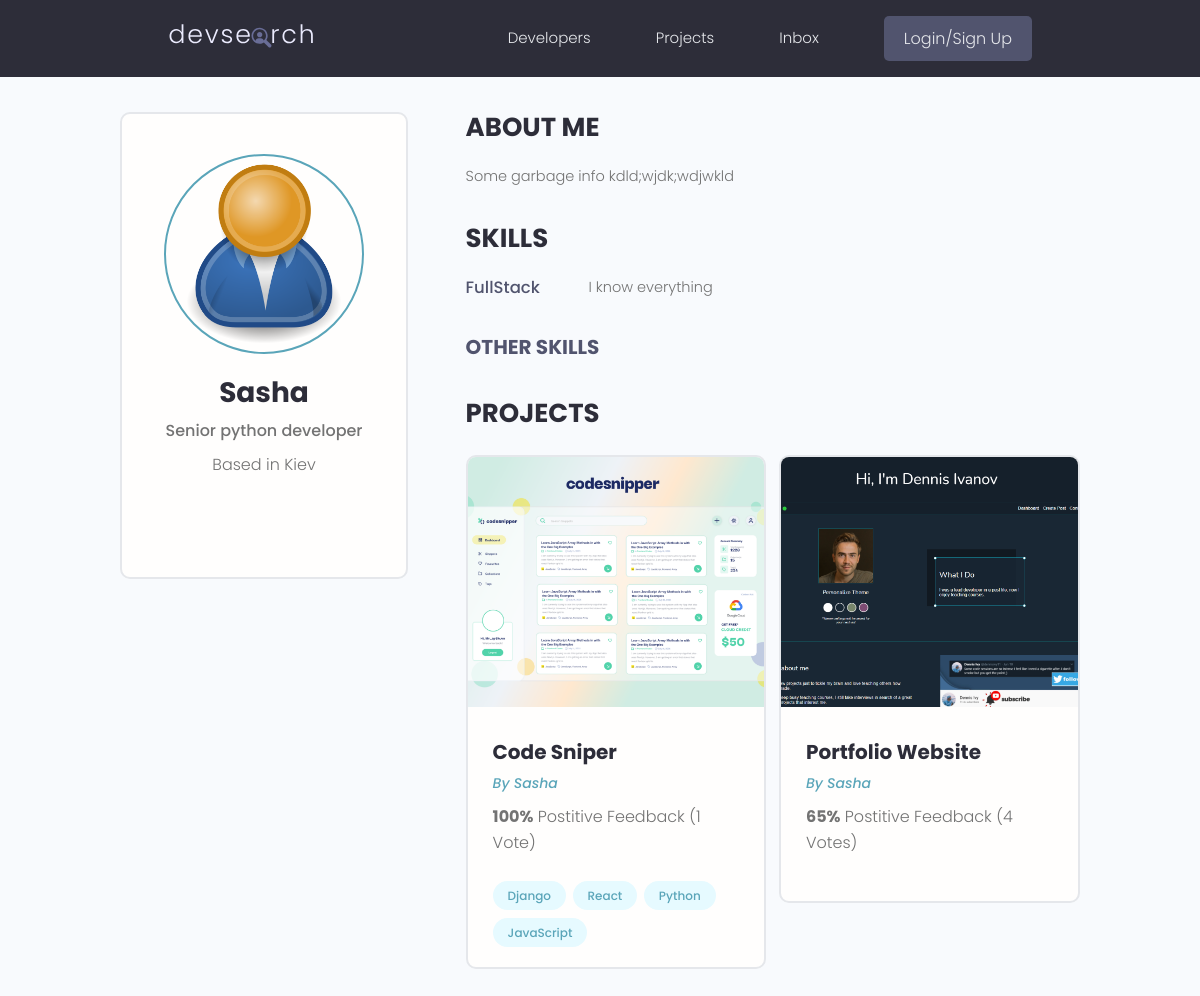
The app's page /profile/d152ceec-690c-4e9a-b702-b06b175854cc/ with its own data.
### users/models.py (models this page shows, shortened)
class Profile(models.Model):
    user = models.OneToOneField(User, on_delete=models.CASCADE, null=True, blank=True)
    name = models.CharField(max_length=200, blank=True, null=True)
    email = models.EmailField(max_length=500, blank=True, null=True)
    username = models.CharField(max_length=200, blank=True, null=True)
    location = models.CharField(max_length=200, blank=True, null=True)
    short_intro = models.CharField(max_length=200, blank=True, null=True)
    bio = models.TextField(blank=True, null=True)
    profile_image = models.ImageField(null = True, blank=True, upload_to='profiles/', default= 'profiles/user-default.png')
    social_github = models.CharField(max_length=200, blank=True, null=True)
    social_stackoverflow = models.CharField(max_length=200, blank=True, null=True)
    social_twitter = models.CharField(max_length=200, blank=True, null=True)
    social_linkedin = models.CharField(max_length=200, blank=True, null=True)
    social_website = models.CharField(max_length=200, blank=True, null=True)
    id = models.UUIDField(default=uuid.uuid4, unique=True, primary_key=True, editable=False)

class Skill(models.Model):
    owner = models.ForeignKey(Profile, on_delete=models.CASCADE, null=True, blank=True)
    name = models.CharField(max_length=200, blank=True, null=True)
    description = models.TextField(blank=True, null=True)
    id = models.UUIDField(default=uuid.uuid4, unique=True, primary_key=True, editable=False)

### projects/models.py (models this page shows, shortened)
class Project(models.Model):
    owner = models.ForeignKey(Profile, null = True, blank=True, on_delete=models.SET_NULL)
    title = models.CharField(max_length=200)
    description = models.TextField(null=True, blank=True)
    featured_image = models.ImageField(null=True, blank=True, default="default.jpg")
    demo_link = models.CharField(max_length=2000, null=True, blank=True)
    source_link = models.CharField(max_length=2000, null=True, blank=True)
    vote_total = models.IntegerField(default=0, null=True, blank=True)
    vote_ratio = models.IntegerField(default=0, null=True, blank=True)
    tags = models.ManyToManyField('Tag', blank=True)
    created = models.DateTimeField(auto_now_add=True)
    id = models.UUIDField(default=uuid.uuid4, unique=True, primary_key=True, editable=False)
    class Meta:
        ordering=['-vote_ratio', '-vote_total', 'title']

class Tag(models.Model):
    name = models.CharField(max_length=200)
    created = models.DateTimeField(auto_now_add=True)
    id = models.UUIDField(default=uuid.uuid4, unique=True, primary_key=True, editable=False)
    def __str__(self) -> str:
        return self.name

### users/views.py (the view)
# urls.py: path('profile/<str:pk>/', views.userProfile, name='user-profile'),
def userProfile(request, pk):
    profile = Profile.objects.get(id=pk)
    top_skills = profile.skill_set.exclude(description__exact="")
    other_skills = profile.skill_set.filter(description="")
    context = {'profile': profile, 'topSkills': top_skills, 'otherSkills': other_skills}
    return render(request, 'users/user-profile.html', context)

### users/templates/users/user-profile.html (shortened to what this page needs)
{% extends 'main.html' %}
{% block content %}
<main class="profile my-md">
    <div class="container">
        <div class="layout">
            <div class="column column--1of3">
                <div class="card text-center">
                    <div class="card__body dev">
                        <img class="avatar avatar--xl" src="{{profile.profile_image.url}}" />
                        <h2 class="dev__name">{{profile.name}}</h2>
                        <p class="dev__title">{{profile.short_intro}}</p>
                        <p class="dev__location">Based in {{profile.location}}</p>
                    </div>
                </div>
            </div>
            <div class="column column--2of3">
                <div class="devInfo">
                    <h3 class="devInfo__title">About Me</h3>
                    <p class="devInfo__about">{{profile.bio}}</p>
                </div>
                <div class="devInfo">
                    <h3 class="devInfo__title">Skills</h3>
                    <div class="devInfo__skills">
                        {% for skill in topSkills %}
                        <div class="devSkill">
                            <h4 class="devSkill__title">{{skill.name}}</h4>
                            <p class="devSkill__info">{{skill.description}}</p>
                        </div>
                        {% endfor %}
                        <h3 class="devInfo__subtitle">Other Skills</h3>
                    </div>
                </div>
                <div class="devInfo">
                    <h3 class="devInfo__title">Projects</h3>
                    <div class="grid grid--two">
                        {% for project in profile.project_set.all %}
                        <div class="column">
                            <div class="card project">
                                <a href="{% url 'single-project' project.id %}" class="project">
                                    <img class="project__thumbnail" src="{{project.featured_image.url}}"
                                        alt="project thumbnail" />
                                    <div class="card__body">
                                        <h3 class="project__title">{{project.title}}</h3>
                                        <p><a class="project__author"
                                                href="{% url 'user-profile' project.owner.id %}">By
                                                {{project.owner.name}}</a>
                                        </p>
                                        <p class="project--rating">
                                            <span style="font-weight: bold;">{{project.vote_ratio}}%</span> Postitive
                                            Feedback ({{project.vote_total}} Vote{{project.vote_total|pluralize:"s"}})
                                        </p>
                                        <div class="project__tags">
                                            {% for tag in project.tags.all %}
                                            <span class="tag tag--pill tag--main">
                                                <small>{{tag}}</small>
                                            </span>
                                            {% endfor %}
                                        </div>
                                    </div>
                                </a>
                            </div>
                        </div>
                        {% endfor %}
                    </div>
                </div>
            </div>
        </div>
    </div>
</main>
{% endblock content %}

### static/styles/app.css (style rules this page uses)
:root { --color-sub: #2d2d39; }
.card { border: 2px solid var(--color-light); }
img { width: 100%; }
.profile .card > .dev { padding: 4rem; }
.dev__name { color: var(--color-sub); font-size: 2.8rem; font-weight: 700; margin-top: 1rem; margin-bottom: 0.5rem; }
.dev__title { font-size: 1.6rem; font-weight: 500; line-height: 1.3; }
.dev__location { margin-top: 1rem; }
.devInfo { margin-bottom: 3rem; }
.devInfo__title, .devInfo__subtitle { font-size: 2.6rem; color: var(--color-sub); text-transform: uppercase; font-weight: 700; margin-bottom: 1.5rem; }
.devInfo__subtitle { font-size: 2rem; color: var(--color-sub-light); }
.devInfo__about, .devSkill__info { font-size: 1.45rem; line-height: 1.7; text-align: justify; }
.devSkill { margin-bottom: 3rem; }
.devSkill__title { font-size: 1.65rem; font-weight: 500; color: var(--color-sub-light); }
@media screen and (min-width: 700px) { .devSkill { display: flex; justify-content: space-between; gap: 3rem; } }
@media screen and (min-width: 700px) { .devSkill__info { flex-basis: 80%; } }
.project__author { font-size: 1.4rem; font-style: italic; }
.project--rating { margin-bottom: 1.6em; margin-top: .5em; }
.project__thumbnail { height: 25rem; object-fit: cover; object-position: top center; }
.project__title { font-size: 2rem; font-weight: 700; color: var(--color-sub); }

### static/uikit/styles/modules/_variables.css (style rules this page uses)
:root { --color-main: #5aa5b9; --color-main-light: #e6faff; --color-sub: #3f4156; --color-sub-light: #51546e; --color-sub-lighter: #ededfd; --color-text: #737373; --color-gray: #8b8b8b; --color-light: #e5e7eb; --color-light-gray: #767676; --color-bg: #f8fafd; --color-white: #fffefd; --color-white-light: #f3f3f3; --color-success: #359e64; --color-success-bg: #def8e8; --color-error: #fc4b0b; --color-error-bg: #fff2ee; --font-base: 'Poppins', arial, helvetica, 'Segoe UI', roboto, ubuntu, sans-serif; --font-monospace: 'Fira Code', 'Courier New', courier, monospace; --font-regular: 300; --font-medium: 500; --font-bold: 700; --generic-shadow: 1px 1px 5px #00000010; --generic-transition: all 0.3s ease-in-out; }

### static/uikit/styles/modules/_base.css (style rules this page uses)
* { margin: 0; padding: 0; box-sizing: border-box; text-rendering: optimizeLegibility; color: inherit; font-size: inherit; }
html { font-size: 50%; }
@media only screen and (min-width: 480px) { html { font-size: 56.25%; } }
@media only screen and (min-width: 1200px) { html { font-size: 62.5%; } }
body { line-height: 1.6; font-weight: 400; font-size: 1.5rem; color: var(--color-text); background-color: var(--color-bg); min-height: 100vh; }

### static/uikit/styles/modules/_typography.css (style rules this page uses)
* { font-family: var(--font-base); }
h2 { font-size: 3.6rem; font-weight: var(--font-bold); }
h3 { font-size: 3.2rem; font-weight: var(--font-medium); }
h4 { font-size: 2.8rem; font-weight: var(--font-medium); }
p, span, strong { font-size: 1.6rem; color: var(--color-text); font-weight: var(--font-regular); }
a { padding-bottom: 2px; text-decoration: none; display: inline-block; color: var(--color-main); font-weight: var(--font-medium); }

### static/uikit/styles/modules/_utilities.css (style rules this page uses)
.container { width: 92%; max-width: 165rem; margin: 0 auto; box-sizing: border-box; }
@media screen and (min-width: 1000px) { .container { width: 90%; } }
@media screen and (min-width: 1200px) { .container { width: 80%; } }
.text-center { text-align: center; }
.my-md { margin: 3rem auto; }

### static/uikit/styles/modules/_avatar.css (style rules this page uses)
.avatar { border-radius: 50%; border: 2px solid var(--color-main); object-fit: cover; }
.avatar--xl { height: 20rem; width: 20rem; }

### static/uikit/styles/modules/_card.css (style rules this page uses)
.card { border-radius: 1rem; background-color: var(--color-white); border: 1.5px solid var(--color-light); width: auto; height: auto; margin-top: 0.5rem; margin-bottom: 0.5rem; overflow: hidden; }
.card__body, .card__header { padding: 2rem 2.5rem; }

### static/uikit/styles/modules/_tag.css (style rules this page uses)
.tag { display: inline-flex; align-items: center; background-color: var(--color-sub); height: -webkit-fit-content; height: -moz-fit-content; height: fit-content; width: -webkit-fit-content; width: -moz-fit-content; width: fit-content; border-radius: 0.5rem; padding: 0.5rem 1.5rem; font-size: 1.2rem; cursor: pointer; }
.tag:not(:last-child) { margin-right: 0.25rem; margin-bottom: 0.75rem; }
.tag > small { color: var(--color-white); }
.tag--pill { border-radius: 5rem; }
.tag--main, .tag--main > small { background: var(--color-main-light); color: var(--color-main); font-weight: 500; }

### static/uikit/styles/modules/_layout.css (style rules this page uses)
.layout { display: flex; flex-flow: row wrap; justify-content: space-between; }
.layout > .column { margin-bottom: 3rem; }
.layout > .column.column--1of3 { flex-basis: 30%; }
.layout > .column.column--2of3 { flex-basis: 64%; }

### records on screen
Profile: profile_image (placeholder picture), name "Sasha", short_intro "Senior python developer", location "Kiev", bio "Some garbage info kdld;wjdk;wdjwkld"
Skill: name "FullStack", description "I know everything"
Project: featured_image (picture), title "Code Sniper", owner.name "Sasha", vote_ratio "100", vote_total "1"
Tag: name "Django"
Tag: name "React"
Tag: name "Python"
Tag: name "JavaScript"
Project: featured_image (picture), title "Portfolio Website", owner.name "Sasha", vote_ratio "65", vote_total "4"
